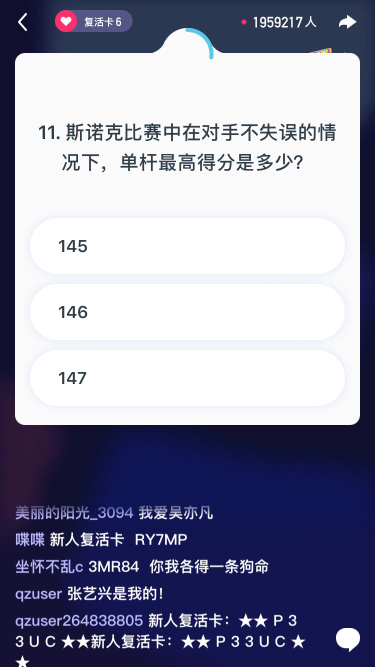
#> input picture tool/1.png, 750 x 1334 px, found by its file name (shown at 1/2 size)
$ python GetImgTool.py
#> lines starting #> are read from the running program, lines starting #| are printed output that depends on the picture
# -*- coding: utf-8 -*-

# @Author  : Skye
# @Time    : 2018/1/9 00:40
# @desc    : adb 获取截屏，截取图片


from PIL import Image
import os
import matplotlib.pyplot as plt


img = Image.open("../1.png")
#> img is the input picture: PIL image 750x1334 RGB; mean R, G, B 143.9, 144.9, 166.6

# 用 matplot 查看测试分辨率，切割
#region = img.crop((50, 350, 1000, 560)) # 坚果 pro1
img = img.resize((1080, 1920))
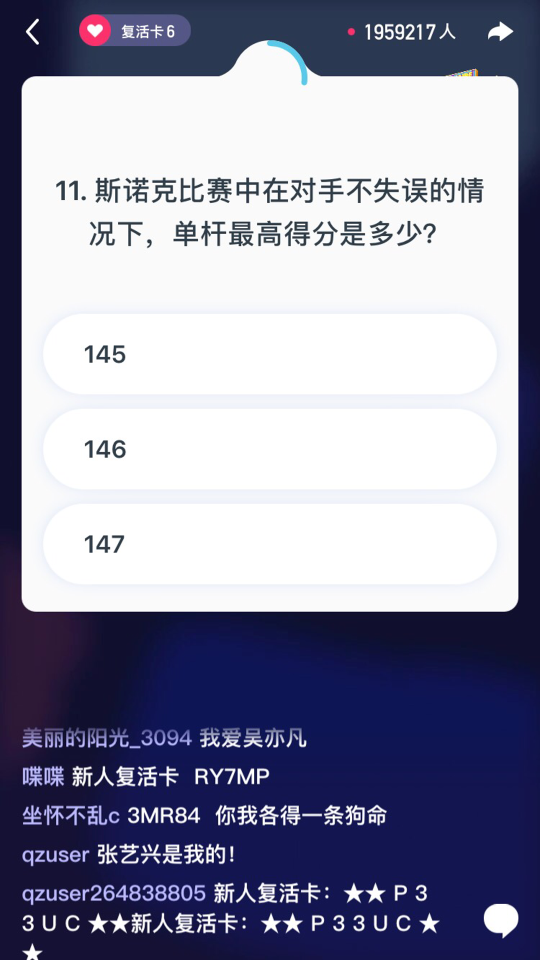
#> img: PIL image 1080x1920 RGB (shown at 1/2 size); mean R, G, B 143.8, 144.9, 166.5
region = img.crop((75, 300, 1167, 1100)) # iPhone 7P
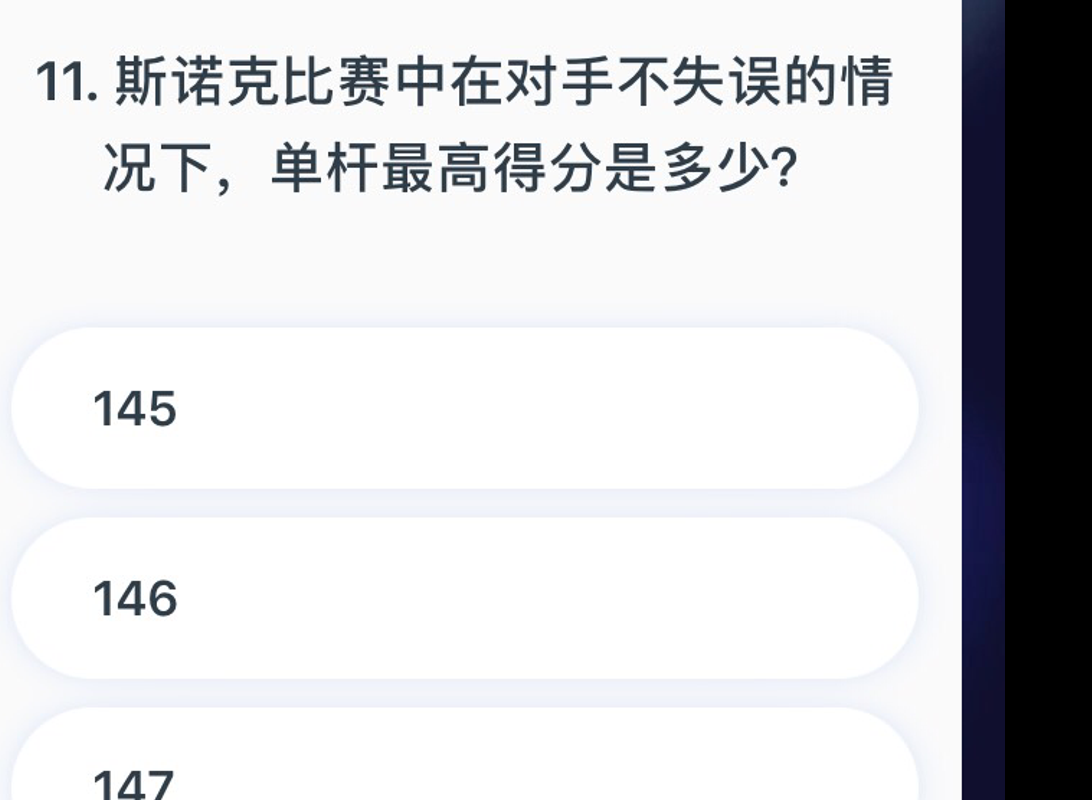
#> region: PIL image 1092x800 RGB; mean R, G, B 215.4, 216, 218.3

im = plt.imshow(img, animated=True)
im2 = plt.imshow(region, animated=True)
plt.show()
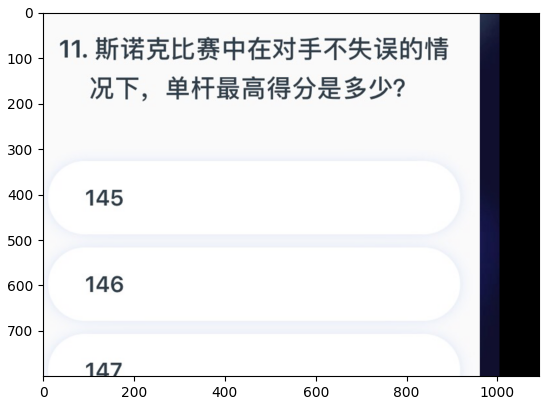
#> figure drawn by matplotlib, 1 panel
